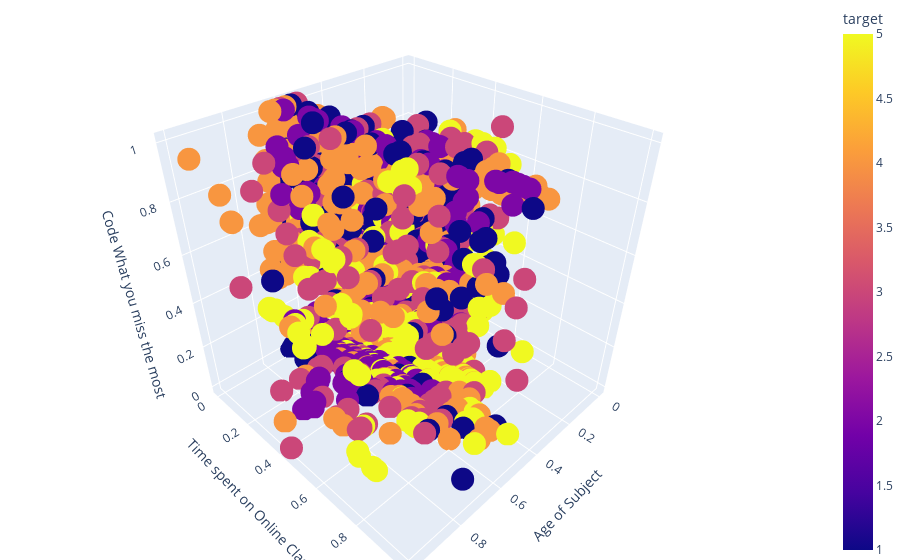

This figure's notebook cell:
### Code cell
import plotly.express as px
fig = px.scatter_3d(
    model_data, x='Age of Subject', 
    y='Time spent on Online Class',
    z='Code What you miss the most',
    color = 'target')

fig.update_layout(
    margin=dict(l=0, r=0, b=0, t=0))

fig.show()

### Figure 1 — Plotly figure (JSON) as saved in the notebook; plotly's stock layout.template omitted (floating-point values rounded to 4 significant figures; data arrays with more than 128 entries replaced by an {"elided": "..."} marker saying what was removed)
{"data": [{"hovertemplate": "Age of Subject=%{x}<br>Time spent on Online Class=%{y}<br>Code What you miss the most=%{z}<br>target=%{marker.color}<extra></extra>", "legendgroup": "", "marker": {"color": {"elided": "2095 int values"}, "coloraxis": "coloraxis", "symbol": "circle"}, "mode": "markers", "name": "", "scene": "scene", "showlegend": false, "type": "scatter3d", "x": {"elided": "2095 float values"}, "y": {"elided": "2095 float values"}, "z": {"elided": "2095 float values"}}], "layout": {"coloraxis": {"colorbar": {"title": {"text": "target"}}, "colorscale": [[0, "#0d0887"], [0.1111, "#46039f"], [0.2222, "#7201a8"], [0.3333, "#9c179e"], [0.4444, "#bd3786"], [0.5556, "#d8576b"], [0.6667, "#ed7953"], [0.7778, "#fb9f3a"], [0.8889, "#fdca26"], [1, "#f0f921"]]}, "legend": {"tracegroupgap": 0}, "margin": {"b": 0, "l": 0, "r": 0, "t": 0}, "scene": {"domain": {"x": [0, 1], "y": [0, 1]}, "xaxis": {"title": {"text": "Age of Subject"}}, "yaxis": {"title": {"text": "Time spent on Online Class"}}, "zaxis": {"title": {"text": "Code What you miss the most"}}}}}
